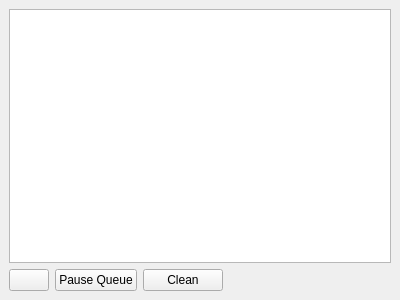
<?xml version="1.0" encoding="UTF-8"?>
<ui version="4.0">
 <class>DockJobs</class>
 <widget class="QDockWidget" name="DockJobs">
  <property name="geometry">
   <rect>
    <x>0</x>
    <y>0</y>
    <width>400</width>
    <height>300</height>
   </rect>
  </property>
  <property name="windowIcon">
   <iconset resource="../../../../resources/icons/resources.qrc">
    <normaloff>:/icons/32x32/list-view.svg</normaloff>:/icons/32x32/list-view.svg</iconset>
  </property>
  <property name="features">
   <set>QDockWidget::DockWidgetClosable|QDockWidget::DockWidgetFloatable|QDockWidget::DockWidgetMovable</set>
  </property>
  <property name="windowTitle">
   <string>Jobs</string>
  </property>
  <widget class="QWidget" name="dockWidgetContents">
   <layout class="QVBoxLayout" name="verticalLayout">
    <property name="spacing">
     <number>6</number>
    </property>
    <property name="leftMargin">
     <number>9</number>
    </property>
    <property name="topMargin">
     <number>9</number>
    </property>
    <property name="rightMargin">
     <number>9</number>
    </property>
    <property name="bottomMargin">
     <number>9</number>
    </property>
    <item>
     <widget class="QScrollArea" name="scrollArea">
      <property name="styleSheet">
       <string notr="true">QScrollArea{
    background-color:transparent;
}</string>
      </property>
      <property name="frameShape">
       <enum>QFrame::NoFrame</enum>
      </property>
      <property name="widgetResizable">
       <bool>true</bool>
      </property>
      <widget class="QWidget" name="scrollAreaWidgetContents">
       <property name="geometry">
        <rect>
         <x>0</x>
         <y>0</y>
         <width>382</width>
         <height>231</height>
        </rect>
       </property>
       <property name="styleSheet">
        <string notr="true">#scrollAreaWidgetContents
{
    background: transparent;
}</string>
       </property>
       <layout class="QVBoxLayout" name="verticalLayout_2">
        <property name="spacing">
         <number>0</number>
        </property>
        <property name="leftMargin">
         <number>0</number>
        </property>
        <property name="topMargin">
         <number>0</number>
        </property>
        <property name="rightMargin">
         <number>0</number>
        </property>
        <property name="bottomMargin">
         <number>0</number>
        </property>
        <item>
         <widget class="QTreeView" name="treeView"/>
        </item>
       </layout>
      </widget>
     </widget>
    </item>
    <item>
     <layout class="QHBoxLayout" name="horizontalLayout">
      <item>
       <widget class="QPushButton" name="pushButton">
        <property name="text">
         <string/>
        </property>
        <property name="icon">
         <iconset resource="../../../../resources/icons/resources.qrc">
          <normaloff>:/icons/32x32/menu-2-line.svg</normaloff>:/icons/32x32/menu-2-line.svg</iconset>
        </property>
       </widget>
      </item>
      <item>
       <widget class="QPushButton" name="pushButton_2">
        <property name="text">
         <string>Pause Queue</string>
        </property>
       </widget>
      </item>
      <item>
       <widget class="QPushButton" name="pushButton_3">
        <property name="text">
         <string>Clean</string>
        </property>
       </widget>
      </item>
      <item>
       <spacer name="horizontalSpacer">
        <property name="orientation">
         <enum>Qt::Horizontal</enum>
        </property>
        <property name="sizeHint" stdset="0">
         <size>
          <width>40</width>
          <height>20</height>
         </size>
        </property>
       </spacer>
      </item>
     </layout>
    </item>
   </layout>
  </widget>
 </widget>
 <resources>
  <include location="../../../../resources/icons/resources.qrc"/>
  <include location="../../../../resources/icons/resources.qrc"/>
 </resources>
 <connections/>
</ui>
